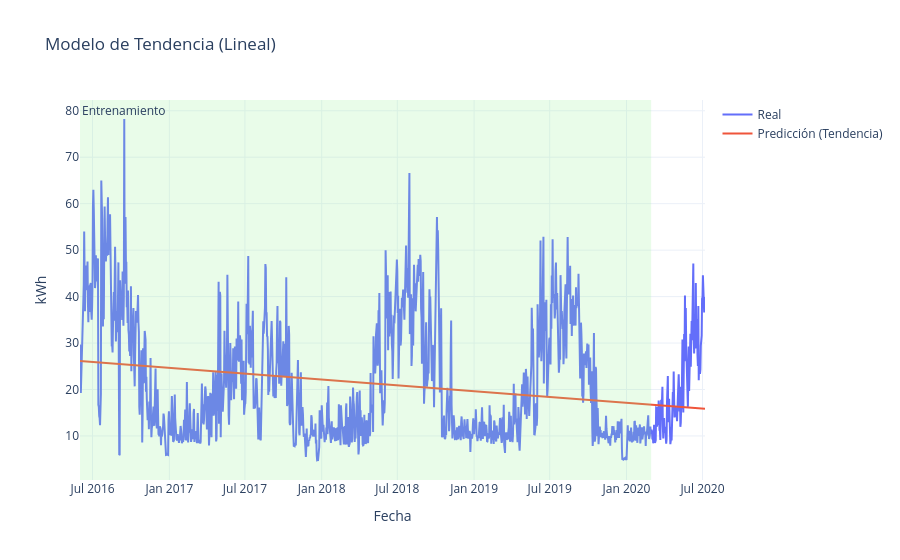
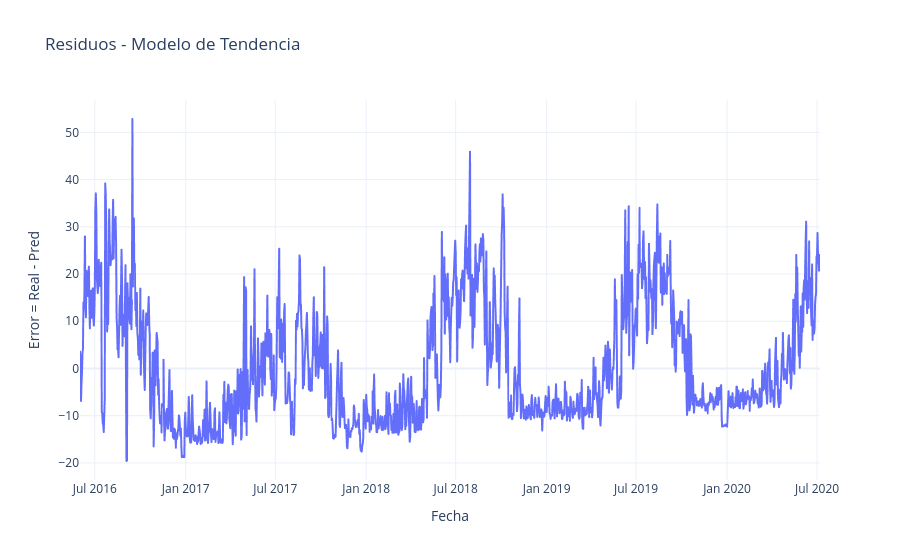

Notebook code cell kept with these figures, in order:
### Code cell
# =========================================================
# 1) Pipeline_trend: tendencia lineal
# =========================================================
Pipeline_trend = Pipeline(steps=[
    ("time", TimeTransformer()),
    ("linreg", LinearRegression())
])

# =========================================================
# 2) Entrenar tendencia, predecir y evaluar
# =========================================================
Pipeline_trend.fit(X_train, y_train)

yhat_train_trend = Pipeline_trend.predict(X_train)
yhat_test_trend  = Pipeline_trend.predict(X_test)

mae_train_trend = mean_absolute_error(y_train, yhat_train_trend)
mae_test_trend  = mean_absolute_error(y_test,  yhat_test_trend)
print(f"[Trend] MAE train: {mae_train_trend:,.3f} | MAE test: {mae_test_trend:,.3f}")

# Predicción en todo el intervalo (para graficar completo)
yhat_full_trend= np.concatenate([yhat_train_trend, yhat_test_trend])

fig_trend = go.Figure()
fig_trend.add_trace(go.Scatter(x=full["date"], y=full["Energy_kWh"], name="Real", mode="lines"))
fig_trend.add_trace(go.Scatter(x=full["date"], y=yhat_full_trend, name="Predicción (Tendencia)", mode="lines"))
fig_trend.add_vrect(x0=train["date"].min(), x1=train["date"].max(),
                    fillcolor="LightGreen", opacity=0.2, line_width=0,
                    annotation_text="Entrenamiento", annotation_position="top left")
fig_trend.update_layout(title="Modelo de Tendencia (Lineal)", xaxis_title="Fecha", yaxis_title="kWh",
                        template="plotly_white", hovermode="x unified")
fig_trend.show()

# =========================================================
# 3) Residuos del modelo de tendencia y posible estacionalidad
# =========================================================
res_full_trend = full["Energy_kWh"].to_numpy() - yhat_full_trend

fig_res_trend = px.line(x=full["date"], y=res_full_trend,
                        labels={"x":"Fecha", "y":"Error = Real - Pred"},
                        title="Residuos - Modelo de Tendencia")
fig_res_trend.update_layout(template="plotly_white", hovermode="x unified")
fig_res_trend.show()

### Figure 1 — Plotly figure (JSON) as saved in the notebook; plotly's stock layout.template omitted (floating-point values rounded to 4 significant figures; data arrays with more than 128 entries replaced by an {"elided": "..."} marker saying what was removed)
{"data": [{"mode": "lines", "name": "Real", "type": "scatter", "x": {"elided": "1498 str values"}, "y": {"elided": "1498 float values"}}, {"mode": "lines", "name": "Predicción (Tendencia)", "type": "scatter", "x": {"elided": "1498 str values"}, "y": {"elided": "1498 float values"}}], "layout": {"annotations": [{"showarrow": false, "text": "Entrenamiento", "x": "2016-06-01T00:00:00", "xanchor": "left", "xref": "x", "y": 1, "yanchor": "top", "yref": "y domain"}], "hovermode": "x unified", "shapes": [{"fillcolor": "LightGreen", "line": {"width": 0}, "opacity": 0.2, "type": "rect", "x0": "2016-06-01T00:00:00", "x1": "2020-02-29T00:00:00", "xref": "x", "y0": 0, "y1": 1, "yref": "y domain"}], "title": {"text": "Modelo de Tendencia (Lineal)"}, "xaxis": {"title": {"text": "Fecha"}}, "yaxis": {"title": {"text": "kWh"}}}}

### Figure 2 — Plotly figure (JSON) as saved in the notebook; plotly's stock layout.template omitted (floating-point values rounded to 4 significant figures; data arrays with more than 128 entries replaced by an {"elided": "..."} marker saying what was removed)
{"data": [{"hovertemplate": "Fecha=%{x}<br>Error = Real - Pred=%{y}<extra></extra>", "legendgroup": "", "line": {"color": "#636efa", "dash": "solid"}, "marker": {"symbol": "circle"}, "mode": "lines", "name": "", "showlegend": false, "type": "scattergl", "x": {"elided": "1498 str values"}, "xaxis": "x", "y": {"elided": "1498 float values"}, "yaxis": "y"}], "layout": {"hovermode": "x unified", "legend": {"tracegroupgap": 0}, "title": {"text": "Residuos - Modelo de Tendencia"}, "xaxis": {"anchor": "y", "domain": [0, 1], "title": {"text": "Fecha"}}, "yaxis": {"anchor": "x", "domain": [0, 1], "title": {"text": "Error = Real - Pred"}}}}
